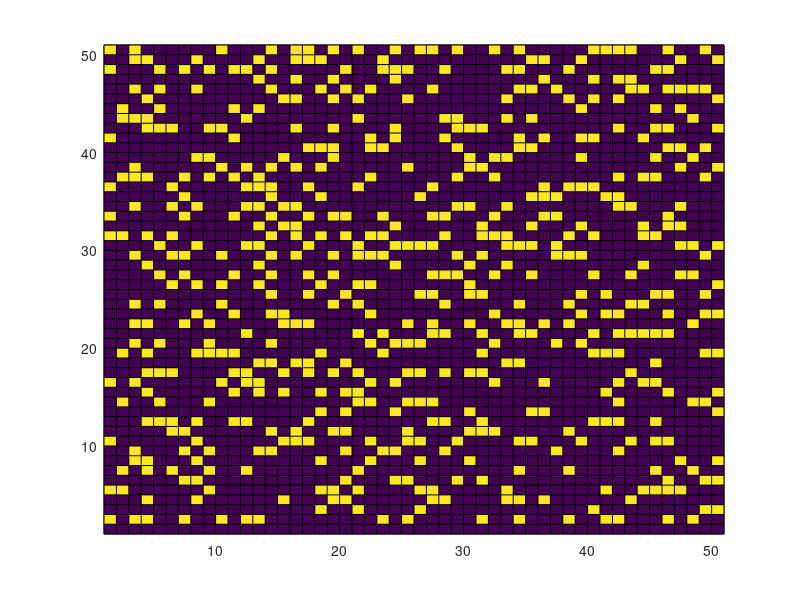

Here is the MATLAB script that generated this plot: (Note: this script raises an error after producing the figure.)
clc
clear
close all

% Setup figures to be full screen
figure('units','normalized','outerposition',[0 0 1 1])
% Specify format style
format shortG
% Generate a 51 by 51 matrix uniformly distributed random number between 0
% and 1, since I use pcolor which does not show row 51 and column 51
Grid = rand(51);

% Create a variable to help limit the for loop, with intended grid size
grid_size = 50;

% Initialize each cell to 0 or 1
for i = 1:grid_size+1
    for j = 1:grid_size+1
        % Ensure we only adjust values within 50 x 50
        if i <= grid_size && j <= grid_size
            % if the value of the cell is greater than 0.49 it becomes 1
            if Grid(i,j) > 0.76
                Grid(i,j) = 1; % Blue
            else
            % if the value of the cell is less than or equal to 0.49 it becomes 0
                Grid(i,j) = 0;
            end
        else
            % Outside the 50 x 50 grid
            Grid(i,j) = 0;
        end
    end
end
% Create figure
figure(1)

for i = 1:65
    for row = 50:-1:2
        for col = 50:-1:1
         % 1 Blue
         % Set boundaries for col and Get Sum
         if col > 1
            sum = Grid(row,col) + Grid(row-1,col) + Grid(row+1,col) + Grid(row,col-1) + Grid(row,col+1);
         else
             sum = Grid(row,col) + Grid(row-1,col) + Grid(row+1,col) + Grid(row,col+1);
         end
            
            % Swap lower density fluid to move vertically
             if sum >= 1 && Grid(row,col) == 0
                 temp = Grid(row,col);
                 Grid(row,col) =  Grid(row-1,col);
                 Grid(row-1,col) = temp;
             end
             % Swap higher density fluid to move horizontally
             if (sum == 2 || sum == 3) && Grid(row,col) == 1
                if Grid(row,col+1) == 0
                    if col <= 23
                    temp = Grid(row,col);
                    Grid(row,col) =  Grid(row,col+1);
                    Grid(row,col+1) = temp;
                    else
                        temp = Grid(row,col);
                        Grid(row,col) =  Grid(row,col-1);
                        Grid(row,col-1) = temp;
                    end
                end
             end
        end
        
        
    end
    % Create axes for surface
    ax1 = axes;
    
    % Create surface to show gird
    surface = pcolor(ax1,Grid);
    surface.FaceColor = 'interp';
    % Remove grid lines
    set(surface,'EdgeColor','none');
    
    % Set colormap
    mymap = [
        0.00 0.00 0.40 % BLUE
        0.00 0.40 0.40 % White
        ];
    colormap(mymap)
    
    % Limit everything to within the view of the grid
    xlim([1 50])
    ylim([1 50])
    pause(1)
end

